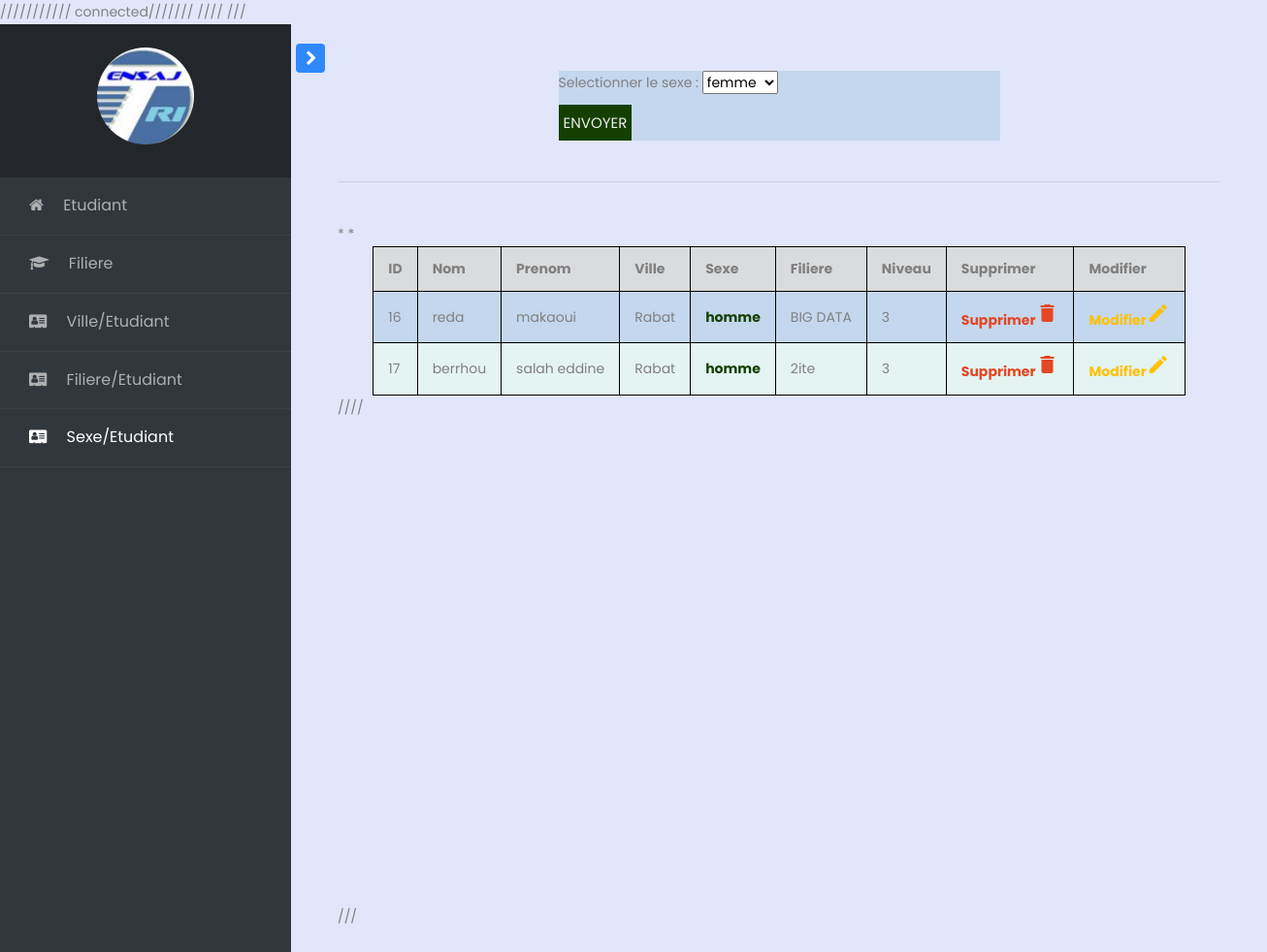
/index4.php?sexe=homme, run on the app's committed database.
### tables this page shows
CREATE TABLE `etudiant` (
  `id` int(11) NOT NULL,
  `nom` varchar(50) NOT NULL,
  `prenom` varchar(50) NOT NULL,
  `ville` varchar(50) NOT NULL,
  `sexe` varchar(50) NOT NULL,
  `filiere` varchar(30) NOT NULL,
  `niveau` int(5) NOT NULL
);

### connexion/Connexion.php (called while the page is built)
<?php
class Connexion {
    private $connexion;
    public function __construct() {
        $host = 'localhost';
        $dbname = 'school1';
        $login = 'root';
        $password = '';
        try {
            $this->connexion = new PDO("mysql:host=$host;dbname=$dbname", $login, $password);
            $this->connexion->query("SET NAMES UTF8");
        } catch (Exception $e) {
            die('Erreur : ' . $e->getMessage());
        }
    }
    function getConnexion() {
        return $this->connexion;
    }
}

### service/EtudiantService.php (called while the page is built, shortened)
<?php
include_once RACINE . '/classes/Etudiant.php';
include_once RACINE . '/connexion/Connexion.php';
class EtudiantService implements IDao {
    private $connexion;
    function __construct() {
        $this->connexion = new Connexion();
    }
public function findSexes() {
    $sexes = array();
    $query = "select distinct(sexe) as sexe from Etudiant";
    $req = $this->connexion->getConnexion()->prepare($query);
    $req->execute();
    while ($s = $req->fetch(PDO::FETCH_OBJ)) {
        $sexes[] = $s->sexe;
    }
    return $sexes;
}
public function findEtudiantsBySexe($sexe) {
    $etds = array();
    $query = "select * from Etudiant where sexe='".$sexe."'";
    $req = $this->connexion->getConnexion()->prepare($query);
    $req->execute();
    while ($e = $req->fetch(PDO::FETCH_OBJ)) {
        $etds[] = new Etudiant($e->id, $e->nom, $e->prenom, $e->ville, $e->sexe,$e->filiere,$e->niveau );
    }
    return $etds;
}
}

### classes/Etudiant.php (called while the page is built, shortened)
<?php
class Etudiant {
    private $id;
    private $nom;
    private $prenom;
    private $ville;
    private $sexe;
    private $filiere;
    private $niveau;
    function __construct($id, $nom, $prenom, $ville, $sexe , $filiere, $niveau) {
        $this->id = $id;
        $this->nom = $nom;
        $this->prenom = $prenom;
        $this->ville = $ville;
        $this->sexe = $sexe;
        $this->filiere=$filiere;
        $this->niveau=$niveau;
    }
    function getId() {
        return $this->id;
    }
    function getNom() {
        return $this->nom;
    }
    function getPrenom() {
        return $this->prenom;
    }
    function getVille() {
        return $this->ville;
    }
    function getSexe() {
        return $this->sexe;
    }
    function getFiliere() {
        return $this->filiere;
    }
    function getNiveau() {
        return $this->niveau;
    }
}

### index4.php (the view, shortened to what this page needs)
<!doctype html>
<?php
  $con = mysqli_connect("localhost","root","","school1");
  if($con){
    echo "connected";
  }
?>
///////
<html lang="en">
  <head>
		<link rel="stylesheet" href="https://stackpath.bootstrapcdn.com/font-awesome/4.7.0/css/font-awesome.min.css">
		<link rel="stylesheet" href="css/style.css">
        ////
    ///
  </head>
  <body>
  <div class="wrapper d-flex align-items-stretch">
			<nav id="sidebar">
				<div class="custom-menu">
					<button type="button" id="sidebarCollapse" class="btn btn-primary">
	        </button>
        </div>
	  		<div class="img bg-wrap text-center py-4" style="background-image: url(images/bg_1.jpg);">
	  			<div class="user-logo">
	  				<div class="img" style="background-image: url(images/logo.jpg);"></div>
	  			</div>
	  		</div>
                    <ul class="list-unstyled components mb-5">
                <li >
                    <a href="index.php"><span class="fa fa-home mr-3"></span> Etudiant</a>
                </li>
                <li >
                    <a href="index1.php"><span class="fa fa-graduation-cap mr-3"></span> Filiere</a>
                </li>
                <li >
                    <a href="index2.php"><span class="fa fa-address-card mr-3"></span> Ville/Etudiant</a>
                </li>
                <li >
                    <a href="index3.php"><span class="fa fa-address-card mr-3"></span> Filiere/Etudiant</a>
                </li>
                <li class="active" >
                    <a href="index4.php"><span class="fa fa-address-card mr-3"></span> Sexe/Etudiant</a>
                </li>
                </ul>
    	</nav>
      <div id="content" class="p-4 p-md-5 pt-5">
    <body>
    <?php
        include_once RACINE . '/service/EtudiantService.php';
        $es = new EtudiantService();
        ?>
        <form method="GET" action="controller/load3.php" >
                <fieldset>
                        Selectionner le sexe : <select name="sexe" >
                            <?php
                            foreach ($es->findSexes() as $s) {
                                ?>
                                <option value="<?php echo $s; ?>"><?php echo $s; ?></option>
                                <?php
                            }
                            ?>
                        </select>
                  <input class="button1" type="submit" value="Envoyer" />
                </fieldset>
        </form>
       <br> <hr><br>
         <table border="1" class="tab">
            <thead>
                <tr>
                    <th>ID</th>
                    <th>Nom</th>
                    <th>Prenom</th>
                    <th>Ville</th>
                    <th>Sexe</th>
                    <th>Filiere</th>
                    <th>Niveau</th>
                    <th>Supprimer</th>
                    <th>Modifier</th>
                </tr>
            </thead>
            <tbody>
                <?php
                include_once RACINE . '/service/EtudiantService.php';
                $es = new EtudiantService();
                if(isset($_GET['sexe']))
                foreach ($es->findEtudiantsBySexe($_GET['sexe']) as $e) {
                    ?>
                    <tr>
                         <td><?php echo $e->getId(); ?></td>
                        <td><?php echo $e->getNom(); ?></td>
                        <td><?php echo $e->getPrenom(); ?></td>
                        <td ><?php echo $e->getVille(); ?></td>*
                        <td style="color: #153f00; font-weight: bold;"><?php echo $e->getSexe(); ?></td>
                        <td ><?php echo $e->getFiliere(); ?></td>
                        <td ><?php echo $e->getNiveau(); ?></td>
                        <td>
                            <a href="controller/deleteEtudiant.php?id=
                               <?php echo $e->getId(); ?>"class="supprimer">Supprimer<i class="material-icons">&#xE872;</i></a> </td>
                        <td><a href="controller/updateEtudiant.php?id=<?php echo $e->getId(); ?>"class="modifier">Modifier<i class="material-icons">&#xE254;</i></a></td>
                    </tr>
                <?php } ?>
            </tbody>
        </table>
        ////
        <div id="piechart" style="width: 900px; height: 500px; "></div>
        ///
    </body>
		</div>
  </body>
</html>

### index4.php (style rules this page uses)
fieldset { width: 50%; margin: auto; }
.tab { border-collapse: collapse; margin: 0 auto; }
.tab th { background-color: #DADBDD; }
.tab td, th { border : 1px solid black; padding: 10px 15px; }
.tab tr:nth-child(2n) { background-color: #E4F4F2 ; }
.tab tr:nth-child(2n + 1) { background-color: #C4D7ED; }
body { background-color: #E1E6FA ; }
fieldset { background-color: #C4D7ED ; }
.button1 { border: none; display: block; text-align: center; cursor: pointer; text-transform: uppercase; outline: none; overflow: hidden; position: relative; color: #eeeeee; font-size: 15px; background-color: #153f00; padding: 5px 5px; margin-top: 10px; }
.modifier { color: #FFC107; font-weight: bold; }
.supprimer { color: #E34724; font-weight: bold; }

### data on the page
etudiant: id "16", nom "reda", prenom "makaoui", ville "Rabat", sexe "homme", filiere "BIG DATA", niveau "3"
etudiant: id "17", nom "berrhou", prenom "salah eddine", ville "Rabat", sexe "homme", filiere "2ite", niveau "3"

### other printed values
form field sexe "femme"
